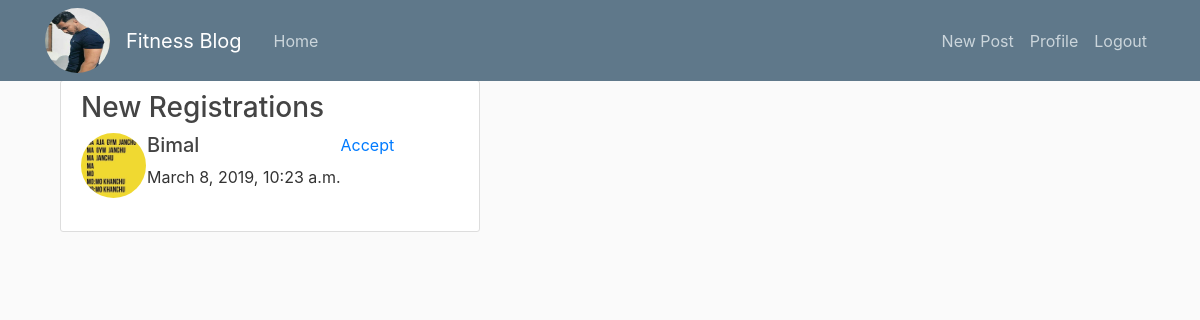
Page /allnewmember/ (signed in) on the committed database.
### users/models.py (models this page shows, shortened)
class CustomUsers(AbstractUser):
    address = models.CharField(max_length=100)
    contact = models.CharField(max_length=20, null=True, blank=True)
    weight = models.FloatField(null=True, blank=True)
    PACKAGE = (
        ('1', '1 Month'),
        ('3', '3 Months'),
        ('6', '6 Months'),
        ('12', '12 Months'),
    )
    package = models.CharField(max_length=20,choices=PACKAGE, default=1)

class Profile(models.Model):
    user = models.OneToOneField(CustomUsers, on_delete=models.CASCADE, related_name='Profile')
    image = models.ImageField(default='media\default.jpg', upload_to='profile_pics')

### member/views.py (the view)
# urls.py: path('allnewmember/',views.allnewmember, name='all-new-member'),
def allnewmember(request):
    users = CustomUsers.objects.filter(is_active=False)
    return render(request,'member/all_new_member.html',{'title':'all-new-member', 'users':users})

### member/templates/member/all_new_member.html (shortened to what this page needs)
{% extends "member/base.html" %}
{% load static %}
{% block content %}
<div class="col-md-10">
        <div class="content-section">
          <h3>New Registrations</h3>
            {% for user in users %}
            <article class="media">
              {% if user.Profile.image %}
              <img class="rounded-circle article-img" src="{{ user.Profile.image.url }}" alt="">
              {% else %}
              <img class="rounded-circle article-img" src="{% static 'img/default.jpg' %}" alt="">
              {% endif %}
              <div class="row">
              <div class="media-body">
                  <h5>{{ user.username }}</h5>
                  <p>{{ user.date_joined }}</p>
              </div>
              <a href="{% url 'approve-user' user.pk %}">Accept</a>
            </div>
            </article>
            {% endfor %}
        </div>
{% endblock content %}

### member/templates/member/base.html (shortened to what this page needs)
{% load static %}
<!DOCTYPE html>
<html>
<head>
     <link rel="stylesheet" href="https://maxcdn.bootstrapcdn.com/bootstrap/4.0.0/css/bootstrap.min.css">
     <link rel="stylesheet" type="text/css" href="{% static 'member/main.css' %}">
</head>
<body>
        <header class="site-header">
                <nav class="navbar navbar-expand-md navbar-dark bg-steel fixed-top">
                  <div class="container">
                    {% if request.user.is_authenticated %}
                    {% if request.user.Profile.image %}
                    <a href="{% url 'profile' %}"><img class="rounded-circle article-img" src="{{ request.user.Profile.image.url }}" ></a>
                    {% else %}
                    <a href="{% url 'profile' %}"><img class="rounded-circle article-img" src="{% static 'Photos/default.jpg' %}" ></a>
                    {% endif %}
                    {% endif %}
                    <a class="navbar-brand mr-4" href="{% url 'member-home' %}">Fitness Blog</a>
                    <div class="collapse navbar-collapse" id="navbarToggle">
                      <div class="navbar-nav mr-auto">
                        <a class="nav-item nav-link" href="{% url 'member-home' %}">Home</a>
                      </div>
                      <div class="navbar-nav">
                        {% if user.is_authenticated %}
                        <a class="nav-item nav-link" href="{% url 'post-create' %}">New Post</a>
                        <a class="nav-item nav-link" href="{% url 'profile' %}">Profile</a>
                        <a class="nav-item nav-link" href="{% url 'logout' %}">Logout</a>
                        {% else %}
                          <a class="nav-item nav-link" href="{% url 'login' %}">Login</a>
                          <a class="nav-item nav-link" href="{% url 'register' %}">Register</a>
                        {% endif %}
                      </div>
                    </div>
                  </div>
                </nav>
              </header>
              <main role="main" class="container">
                    <div class="row">
                        {% if request.user.is_superuser %}
                      <div class="col-md-6">
                        {% else %}
                        <div class="col-md-8">
                          {% endif %}
                        {% block content %}{% endblock %}
                    </div>
                  </main>
</body>
</html>

### member/static/member/main.css (style rules this page uses)
body { background: #fafafa; color: #333333; margin-top: 5rem; }
h1, h2, h3, h4, h5, h6 { color: #444444; }
.bg-steel { background-color: #5f788a; }
.site-header .navbar-nav .nav-link { color: #cbd5db; }
.content-section { background: #ffffff; padding: 10px 20px; border: 1px solid #dddddd; border-radius: 3px; margin-bottom: 20px; }
.article-img { height: 65px; width: 65px; margin-right: 16px; }

### rows in the picture
CustomUsers: user.Profile.image (picture)
CustomUsers: Profile.image (picture), username "Bimal", date_joined "March 8, 2019, 10:23 a.m."
